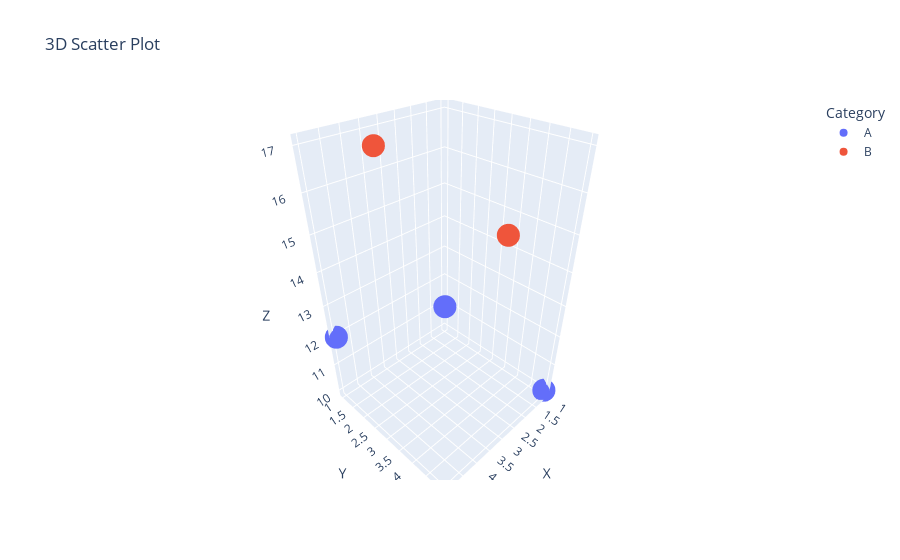

The notebook cell this image was saved under:
### Code cell
#13. Create a 3D scatter plot using Plotly.

import plotly.express as px
import pandas as pd

data = {
    'X': [1, 2, 3, 4, 5],
    'Y': [5, 4, 3, 2, 1],
    'Z': [10, 15, 13, 17, 12],
    'Category': ['A', 'B', 'A', 'B', 'A']
}

df = pd.DataFrame(data)

fig = px.scatter_3d(df, x='X', y='Y', z='Z', color='Category', title='3D Scatter Plot')

fig.show()

### Figure 1 — Plotly figure (JSON) as saved in the notebook; plotly's stock layout.template omitted (floating-point values rounded to 4 significant figures)
{"data": [{"hovertemplate": "Category=A<br>X=%{x}<br>Y=%{y}<br>Z=%{z}<extra></extra>", "legendgroup": "A", "marker": {"color": "#636efa", "symbol": "circle"}, "mode": "markers", "name": "A", "scene": "scene", "showlegend": true, "type": "scatter3d", "x": [1, 3, 5], "y": [5, 3, 1], "z": [10, 13, 12]}, {"hovertemplate": "Category=B<br>X=%{x}<br>Y=%{y}<br>Z=%{z}<extra></extra>", "legendgroup": "B", "marker": {"color": "#EF553B", "symbol": "circle"}, "mode": "markers", "name": "B", "scene": "scene", "showlegend": true, "type": "scatter3d", "x": [2, 4], "y": [4, 2], "z": [15, 17]}], "layout": {"legend": {"title": {"text": "Category"}, "tracegroupgap": 0}, "scene": {"domain": {"x": [0, 1], "y": [0, 1]}, "xaxis": {"title": {"text": "X"}}, "yaxis": {"title": {"text": "Y"}}, "zaxis": {"title": {"text": "Z"}}}, "title": {"text": "3D Scatter Plot"}}}
